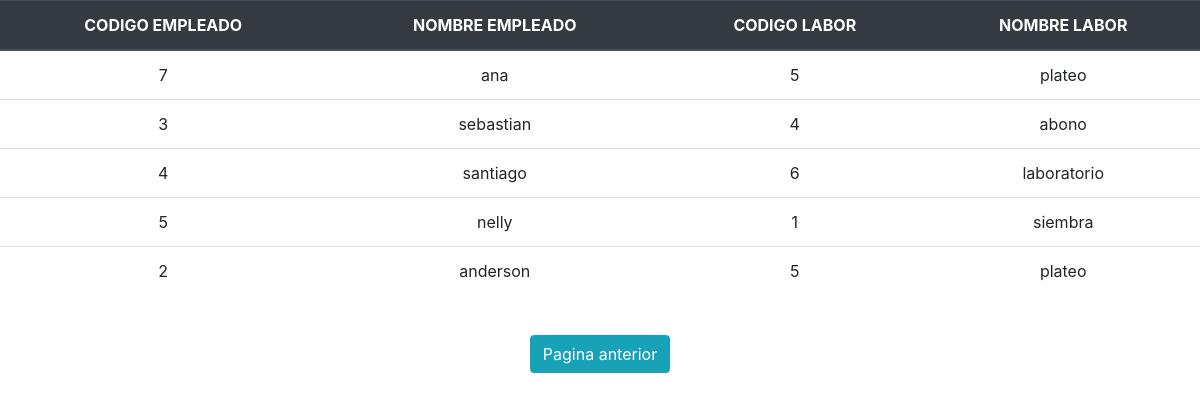
/Consulta/labores_empleado.php, run on the app's committed database.
### tables this page shows
CREATE TABLE IF NOT EXISTS `empleado` (
  `codigo_empleado` int(11) NOT NULL AUTO_INCREMENT,
  `cedula` int(11) NOT NULL,
  `nombre` varchar(25) NOT NULL,
  `apellido1` varchar(25) NOT NULL,
  `apellido2` varchar(25) NOT NULL,
  `telefono` int(11) NOT NULL,
  `eliminar` int(11) NOT NULL,
  PRIMARY KEY (`codigo_empleado`)
);

CREATE TABLE IF NOT EXISTS `labores` (
  `codigo_labor` int(11) NOT NULL AUTO_INCREMENT,
  `nombre` varchar(25) NOT NULL,
  `eliminar` int(11) NOT NULL DEFAULT '0',
  PRIMARY KEY (`codigo_labor`)
);

### Consulta/labores_empleado.php (the view, shortened to what this page needs)
<!DOCTYPE html>
<html>
<head>
                <link rel="stylesheet" href="../css/bootstrap.min.css">
</head>
<body>
                <div>
                    <table align="center" class="table">
                        <thead class="thead-dark">
                            <tr>
                                <th class="thead-dark" scope="col"><center>CODIGO EMPLEADO</center></th>
                                <th class="thead-dark" scope="col"><center>NOMBRE EMPLEADO</center></th>
                                <th class="thead-dark" scope="col"><center>CODIGO LABOR</center></th>
                                <th class="thead-dark" scope="col"><center>NOMBRE LABOR</center></th>
                            </tr>
                            </thead>
			<?php
				require('../conexion.php');
				$sql="SELECT empleado.codigo_empleado, empleado.nombre, labores.codigo_labor, labores.nombre FROM (labores_empleados INNER JOIN empleado ON labores_empleados.codigo_empleado = empleado.codigo_empleado) INNER JOIN labores ON labores_empleados.codigo_labor = labores.codigo_labor WHERE (empleado.eliminar =0 AND labores.eliminar=0) AND labores_empleados.eliminar=0";
				$resultado= mysqli_query($link,$sql);
				while($extraido=mysqli_fetch_array($resultado))
				{
					echo "<tr align='center'><td>".$extraido['codigo_empleado']."</td>";
					echo "<td>".$extraido[1]."</td>";
					echo "<td>".$extraido['codigo_labor']."</td>";
					echo "<td>".$extraido['nombre']."</td></tr>";
				}
			?>
                </table>
                <center> <table align="center">
                <BR>
                <tr>
                    <p><button class="btn btn-info" onclick=location.href='../index.php'>Pagina anterior</button></p>
                </tr>
                </table>
                </center>
                </div>
</body>
</html>

### data on the page
empleado: codigo_empleado "7", nombre "ana", labores.codigo_labor "5", labores.nombre "plateo"
empleado: codigo_empleado "3", nombre "sebastian", labores.codigo_labor "4", labores.nombre "abono"
empleado: codigo_empleado "4", nombre "santiago", labores.codigo_labor "6", labores.nombre "laboratorio"
empleado: codigo_empleado "5", nombre "nelly", labores.codigo_labor "1", labores.nombre "siembra"
empleado: codigo_empleado "2", nombre "anderson", labores.codigo_labor "5", labores.nombre "plateo"
